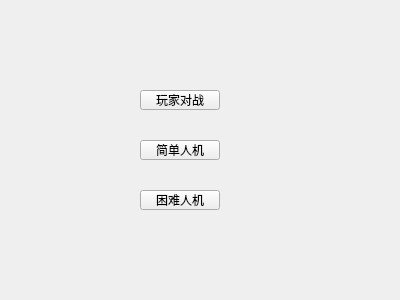
<?xml version="1.0" encoding="UTF-8"?>
<ui version="4.0">
 <class>Form</class>
 <widget class="QWidget" name="Form">
  <property name="geometry">
   <rect>
    <x>0</x>
    <y>0</y>
    <width>400</width>
    <height>300</height>
   </rect>
  </property>
  <property name="windowTitle">
   <string>Form</string>
  </property>
  <widget class="QPushButton" name="pushButton">
   <property name="geometry">
    <rect>
     <x>140</x>
     <y>90</y>
     <width>80</width>
     <height>20</height>
    </rect>
   </property>
   <property name="text">
    <string>玩家对战</string>
   </property>
  </widget>
  <widget class="QPushButton" name="pushButton_2">
   <property name="geometry">
    <rect>
     <x>140</x>
     <y>140</y>
     <width>80</width>
     <height>20</height>
    </rect>
   </property>
   <property name="text">
    <string>简单人机</string>
   </property>
  </widget>
  <widget class="QLabel" name="label">
   <property name="geometry">
    <rect>
     <x>0</x>
     <y>0</y>
     <width>401</width>
     <height>301</height>
    </rect>
   </property>
   <property name="text">
    <string/>
   </property>
   <property name="pixmap">
    <pixmap resource="resource.qrc">:/new/prefix1/room.png</pixmap>
   </property>
  </widget>
  <widget class="QPushButton" name="pushButton_3">
   <property name="geometry">
    <rect>
     <x>140</x>
     <y>190</y>
     <width>80</width>
     <height>20</height>
    </rect>
   </property>
   <property name="text">
    <string>困难人机</string>
   </property>
  </widget>
  <zorder>label</zorder>
  <zorder>pushButton</zorder>
  <zorder>pushButton_2</zorder>
  <zorder>pushButton_3</zorder>
 </widget>
 <resources>
  <include location="resource.qrc"/>
 </resources>
 <connections/>
</ui>
